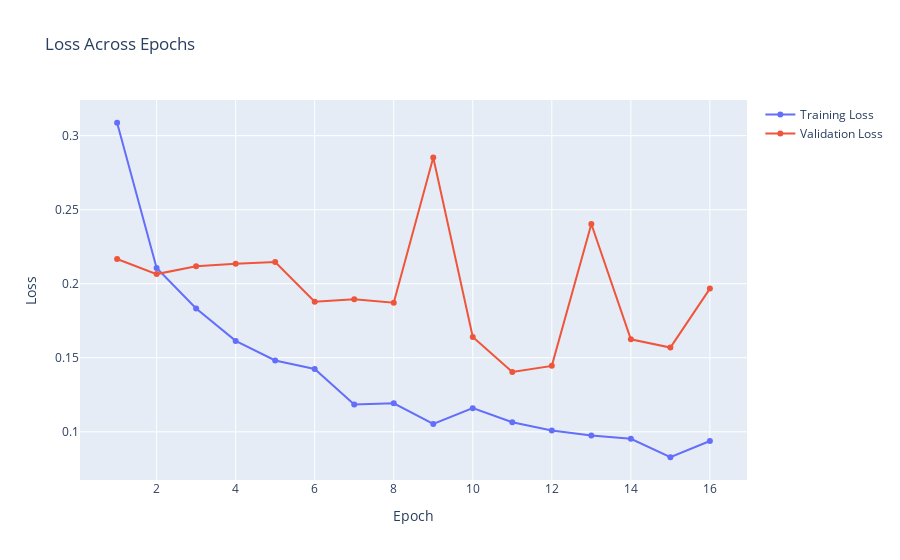

Notebook cell for this chart:
### Code cell
# Extract the data for plotting
epochs = [m["epoch"] for m in training_metrics]
train_losses = [m["train_loss"] for m in training_metrics]
val_losses = [m["val_loss"] for m in training_metrics]
train_accuracies = [m["train_accuracy"] for m in training_metrics]
val_accuracies = [m["val_accuracy"] for m in training_metrics]
times = [m["time"] for m in training_metrics]


plot_loss(epochs, train_losses, val_losses, training_time_name)
plot_accuracy(epochs, train_accuracies, val_accuracies, training_time_name)
plot_time(epochs, times, training_time_name)

### Figure 1 — Plotly figure (JSON) as saved in the notebook; plotly's stock layout.template omitted (floating-point values rounded to 4 significant figures)
{"data": [{"mode": "lines+markers", "name": "Training Loss", "type": "scatter", "x": [1, 2, 3, 4, 5, 6, 7, 8, 9, 10, 11, 12, 13, 14, 15, 16], "y": [0.3087, 0.2106, 0.1832, 0.1614, 0.1482, 0.1424, 0.1184, 0.1192, 0.1053, 0.116, 0.1065, 0.1009, 0.09745, 0.09525, 0.08281, 0.09376]}, {"mode": "lines+markers", "name": "Validation Loss", "type": "scatter", "x": [1, 2, 3, 4, 5, 6, 7, 8, 9, 10, 11, 12, 13, 14, 15, 16], "y": [0.2167, 0.2065, 0.2118, 0.2135, 0.2147, 0.1879, 0.1896, 0.1872, 0.2853, 0.164, 0.1404, 0.1445, 0.2404, 0.1625, 0.1569, 0.1967]}], "layout": {"title": {"text": "Loss Across Epochs"}, "xaxis": {"title": {"text": "Epoch"}}, "yaxis": {"title": {"text": "Loss"}}}}
